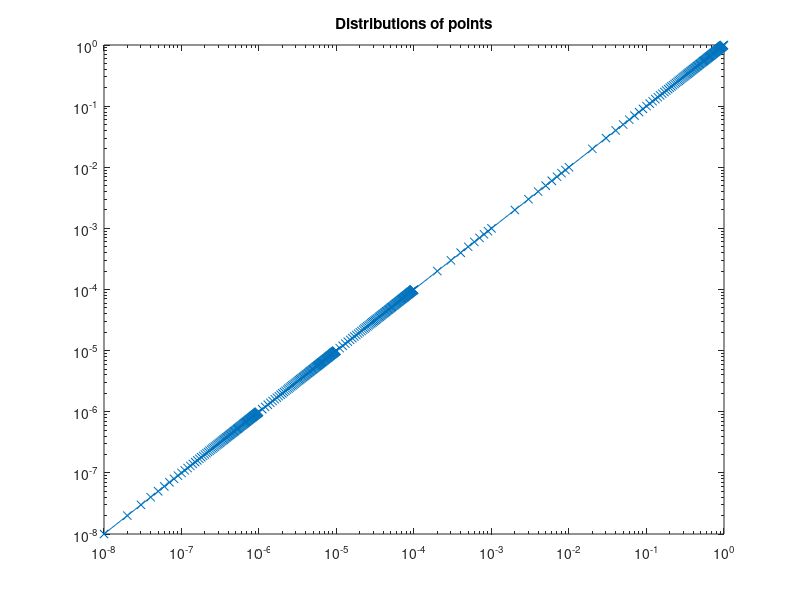
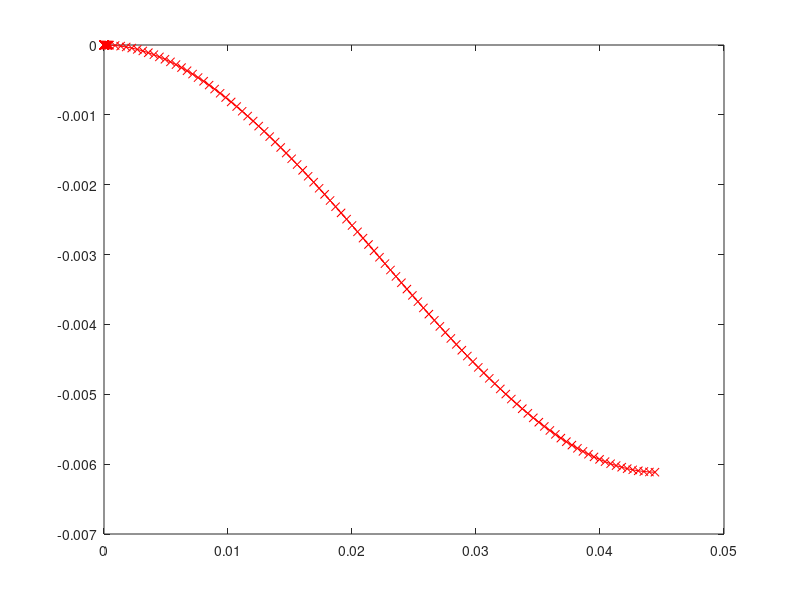

These figures' MATLAB source, in order:
% function bezier_interp(b_points,t)


% end
b_points=[  0	0.014930691	0.029501814	0.044430887;...
            0	0	-0.006064282	-0.006115478];
% t=0:1e-1:1;

precision_range=...
    [ 1e-6 1e-5 1e-4 1e-3 1e-2 1
      1e-8 1e-7 1e-6 1e-4 1e-3 1e-2];

init_elem=0;
n=0;
lims= [init_elem precision_range(1,:)];
intervals{length(precision_range)}=[];

for i =1:length(lims)-1
    intervals{i}=lims(i):precision_range(2,i):lims(i+1);
%    n=n+ (lims(i+1)-lims(i))/precision_range(2,i);
end
t=unique(cat(2,intervals{:}));
n=length(t);
%%
figure()
loglog(t,t,'-x')
title('Distributions of points')
%%
t4=t.^3;
t3=(t.^2).*(1-t);
t2=((1-t).^2).*t;
t1=(1-t).^3;
%%
Cb=b_points(:,1)*t1+3*b_points(:,2)*t2+3*b_points(:,3)*t3+b_points(:,4)*t4;

figure()
plot(Cb(1,:),Cb(2,:),'r-x')
Cb_for_COMSOL=Cb';

%%
Cb_for_COMSOL=Cb';
thickness=1e-4;
Cb_for_COMSOL= [Cb_for_COMSOL; flip(Cb_for_COMSOL(:,1)),flip(Cb_for_COMSOL(:,2)-thickness)];